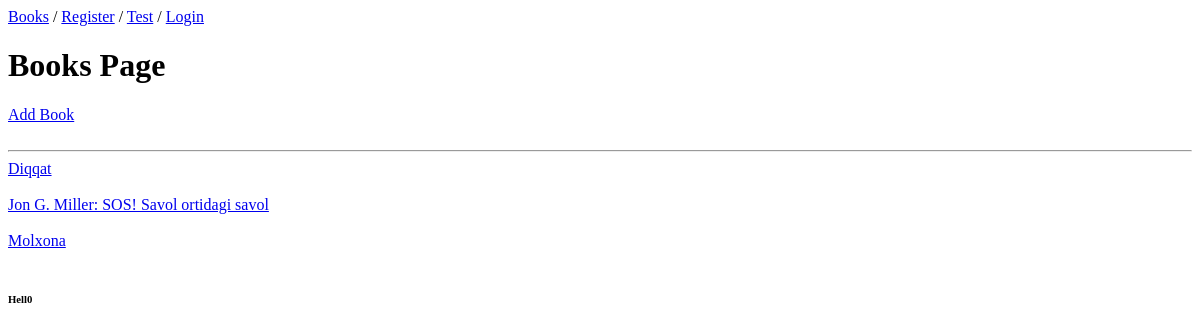
Page /products/book-list on the earlier database version.
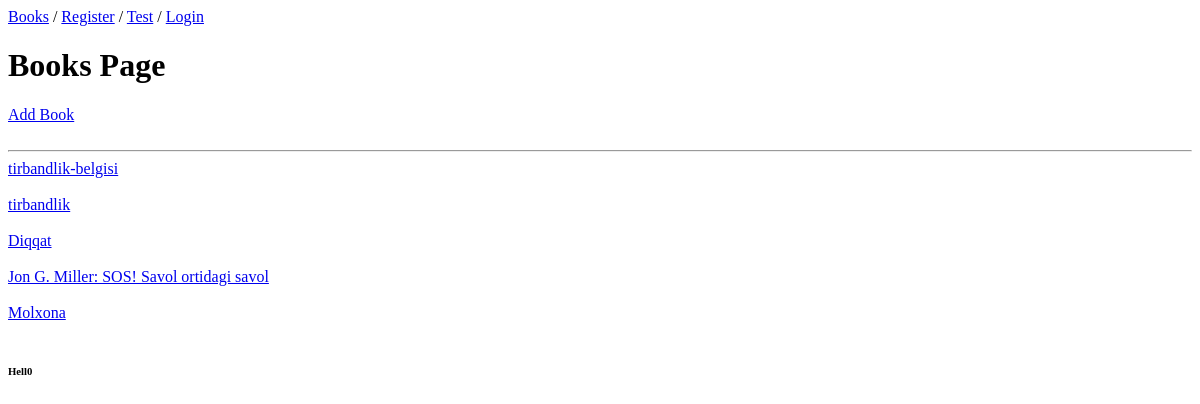
Same page on the later database version.
### products/models.py (models this page shows, shortened)
class Books(models.Model):
    title = models.CharField(max_length=100)
    description = models.TextField()
    price = models.IntegerField()
    category = models.ForeignKey(CategoryBooks, on_delete=models.CASCADE)
    image = models.ImageField(upload_to='books/', default='default_img/default_book_img.png')
    page = models.IntegerField()
    book_lang = models.ForeignKey(Language, on_delete=models.DO_NOTHING)
    created_at = models.DateField(auto_now_add=True)
    updated_at = models.DateField(auto_now=True)
    class Meta:
        db_table = 'books'

### products/views.py (the view)
# urls.py: path('book-list', BookListView.as_view(), name='book-list'),
class BookListView(View):
    def get(self, request):
        book = Books.objects.all().order_by('-id')
        return render(request, 'book/book_list.html', {'book': book})

### templates/book/book_list.html (shortened to what this page needs)
{% extends "base.html" %}
{% block content %}
<body>
<h1>Books Page</h1>
<a href="{% url 'products:create-book'%}">Add Book</a> <br><br><hr>
{% for b in book %}
    <a href="{% url 'products:book-detail' b.pk %}">{{ b.title }}</a> <br><br>
{% endfor %}
</body>
{% endblock content %}

### templates/base.html (shortened to what this page needs)
<!DOCTYPE html>
<html lang="en">
<head>
</head>
<body>
        <a href="{% url 'products:book-list' %}">Books</a> /
        <a href="{% url 'users:register' %}">Register</a> /
        <a href="{% url 'test' %}">Test</a> /
        {% if request.user.is_authenticated %}
            <a href="{% url 'users:profile' %}">Profile</a> /
            <a href="{% url 'users:logout' %}">Logout</a>
        {% else %}
            <a href="{% url 'users:login' %}">Login</a>
        {% endif %}
       {% block content %}
        {% endblock content %}
<h6>Hell0</h6>
</body>
</html>

Differences in the rows shown:
added Books: title "tirbandlik-belgisi"
added Books: title "tirbandlik"
